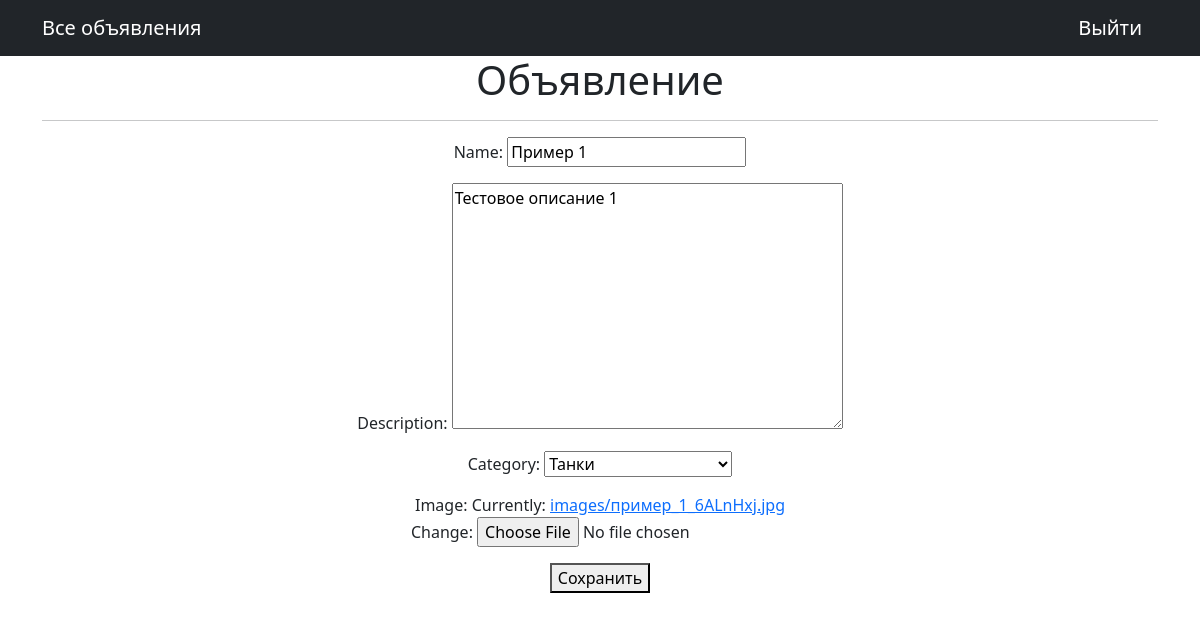
Screenshot of /posts/1/update/ (signed in) with the database file from the repository.
### posts/models.py (models this page shows, shortened)
class Post(models.Model):
    TYPE = (
        ('tank', 'Танки'),
        ('heal', 'Хилы'),
        ('dd', 'ДД'),
        ('buyers', 'Торговцы'),
        ('gildemaster', 'Гилдмастеры'),
        ('quest', 'Квестгиверы'),
        ('smith', 'Кузнецы'),
        ('tanner', 'Кожевники'),
        ('potion', 'Зельевары'),
        ('spellmaqster', 'Мастера заклинаний'),
    )
    author = models.ForeignKey(User, on_delete=models.CASCADE)
    name = models.CharField(max_length=64)
    description = models.TextField()
    category = models.CharField(max_length=28, choices=TYPE, default='tank')
    created = models.DateTimeField(auto_now_add=True)
    updated = models.DateTimeField(auto_now=True)
    image = models.ImageField(upload_to='images')

### posts/views.py (the view)
# urls.py: path('<int:pk>/update/', PostUpdate.as_view(), name='post_update'),
class PostUpdate(PermissionRequiredMixin, UpdateView):
    permission_required = 'posts.change_post'
    form_class = PostForm
    model = Post
    template_name = 'post_edit.html'

### posts/forms.py
class PostForm(forms.ModelForm):
    class Meta:
        model = Post
        fields = [
            'name',
            'description',
            'category',
            'image'
        ]

### templates/post_edit.html (shortened to what this page needs)
{% extends 'flatpages/default.html' %}
{% block content %}
<h1>Объявление</h1>
<hr>
<form method="post" enctype="multipart/form-data">
   {{ form.as_p }}
  <button type="submit">Сохранить</button>
</form>
{% endblock content %}

### rows the page displays
Post: name "Пример 1", description "Тестовое описание 1", category "Танки"
